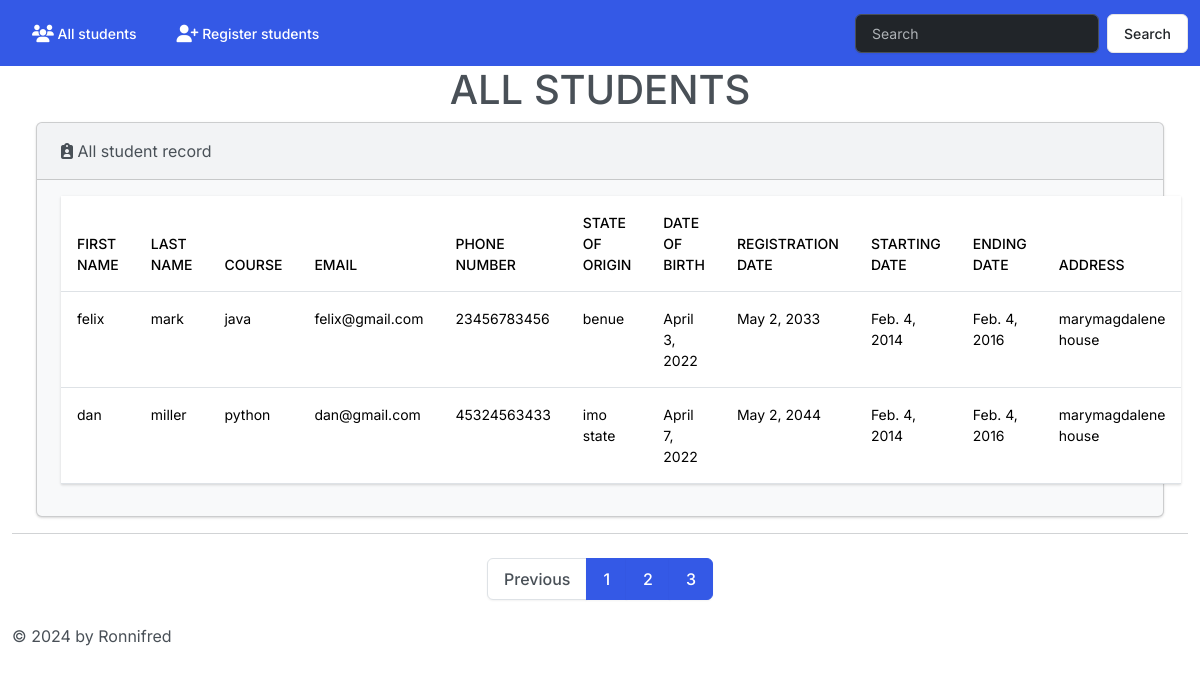
/?page=3, run on the app's committed database.
### student/models.py (models this page shows, shortened)
class registration(models.Model):
    FirstName = models.CharField(max_length = 15)
    LastName = models.CharField(max_length = 20)
    Course = models.CharField(max_length = 20)
    Email = models.EmailField(max_length = 30)
    Phone_number = models.PositiveIntegerField()
    State_of_origin = models.CharField(max_length = 20)
    Date_of_birth = models.DateField()
    Registration_date = models.DateField()
    Starting_date = models.DateField()
    Ending_date = models.DateField()
    Address = models.CharField(max_length = 20)

### student/views.py (the view)
# urls.py: 2. Add a URL to urlpatterns:  path('', views.home, name='home')
def home(request):
    blog_search = request.GET.get('search')
    if blog_search:
        posts = registration.objects.filter(Q(FirstName__icontains = blog_search)|Q(LastName__icontains = blog_search)|Q(FirstName__LastName__icontains = blog_search))
    else:
        posts=registration.objects.all().order_by('-FirstName')
    pages = Paginator(posts,2)
    posts=pages.page(1)
    getpage=request.GET.get('page')
    try:
        posts=pages.page(getpage)
    except PageNotAnInteger:
        posts=pages.page(1)
    except EmptyPage:
        posts = pages.page(pages.num_pages)
    return render(request,'student/home.html',{'posts':posts,'pages':pages})

### student/templates/student/home.html (shortened to what this page needs)
{% extends "student/base.html" %}
{% load static %}
{% block content %}
<h1 class="text-center">ALL STUDENTS</h1>
    <div class="row">
        <div class="col-12">
                <div class="card bg-light mb-3 ms-4 me-4" >
                <div class="card-header"><i class="fa-solid fa-clipboard-user"></i> All student record</div>
                <div class="card-body">
        <table class="table table-hover">
            <thead >
              <tr>
                <th scope="col">First Name</th>
                <th scope="col">Last Name</th>
                <th scope="col">Course</th>
                <th scope="col">Email</th>
                <th scope="col">Phone number</th>
                <th scope="col">State of origin</th>
                <th scope="col">Date of birth</th>
                <th scope="col">Registration date</th>
                <th scope="col">starting date</th>
                <th scope="col">Ending date</th>
                <th scope="col">Address</th>
              </tr>
            </thead>
            <tbody>
              {% for post in posts %}
              <tr>
                <td>{{post.FirstName}}</td>
                <td>{{post.LastName}}</td>
                <td>{{post.Course}}</td>
                <td>{{post.Email}}</td>
                <td>{{post.Phone_number}}</td>
                <td>{{post.State_of_origin}}</td>
                <td>{{post.Date_of_birth}}</td>
                <td>{{post.Registration_date}}</td>
                <td>{{post.Starting_date}}</td>
                <td>{{post.Ending_date}}</td>
                <td>{{post.Address}}</td>
                  {% endfor %}
        </tr>
            </tbody>
        </table>
        </div>
        </div>
        </div>
    </div>
{% endblock content %}

### data on the page
registration: FirstName "felix", LastName "mark", Course "java", Email "felix@gmail.com", Phone_number "23456783456", State_of_origin "benue", Date_of_birth "April 3, 2022", Registration_date "May 2, 2033", Starting_date "Feb. 4, 2014", Ending_date "Feb. 4, 2016", Address "marymagdalene house"
registration: FirstName "dan", LastName "miller", Course "python", Email "dan@gmail.com", Phone_number "45324563433", State_of_origin "imo state", Date_of_birth "April 7, 2022", Registration_date "May 2, 2044", Starting_date "Feb. 4, 2014", Ending_date "Feb. 4, 2016", Address "marymagdalene house"

### other printed values
{{ page }} "1" "2" "3"
